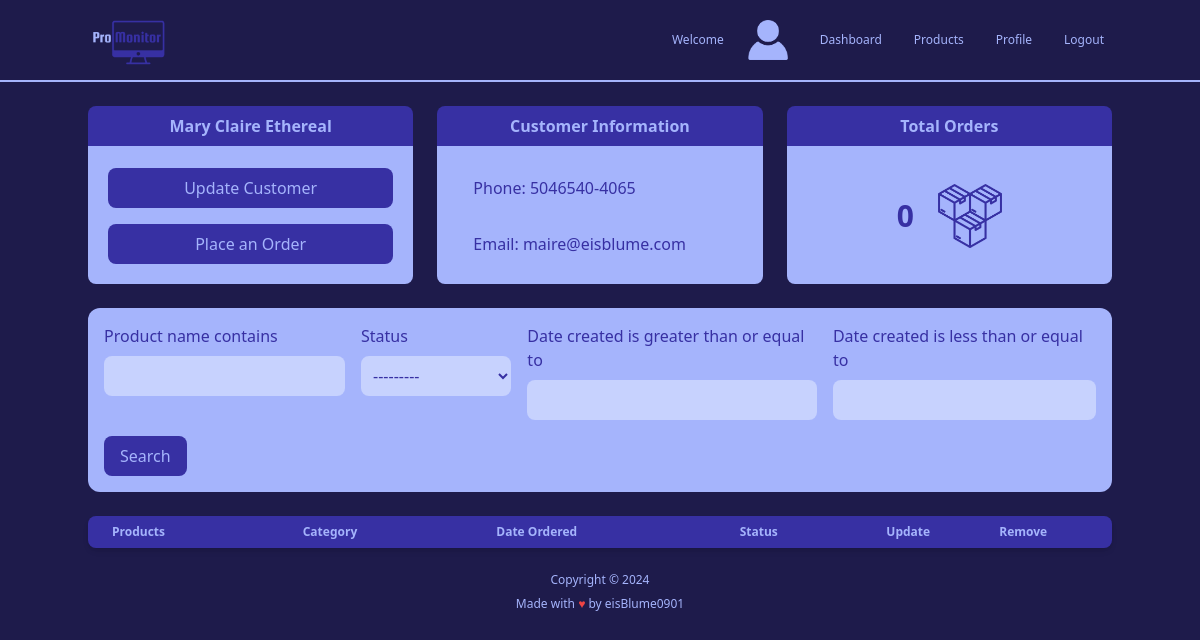
The page /customer/6/ (signed in) on the database as committed earlier.
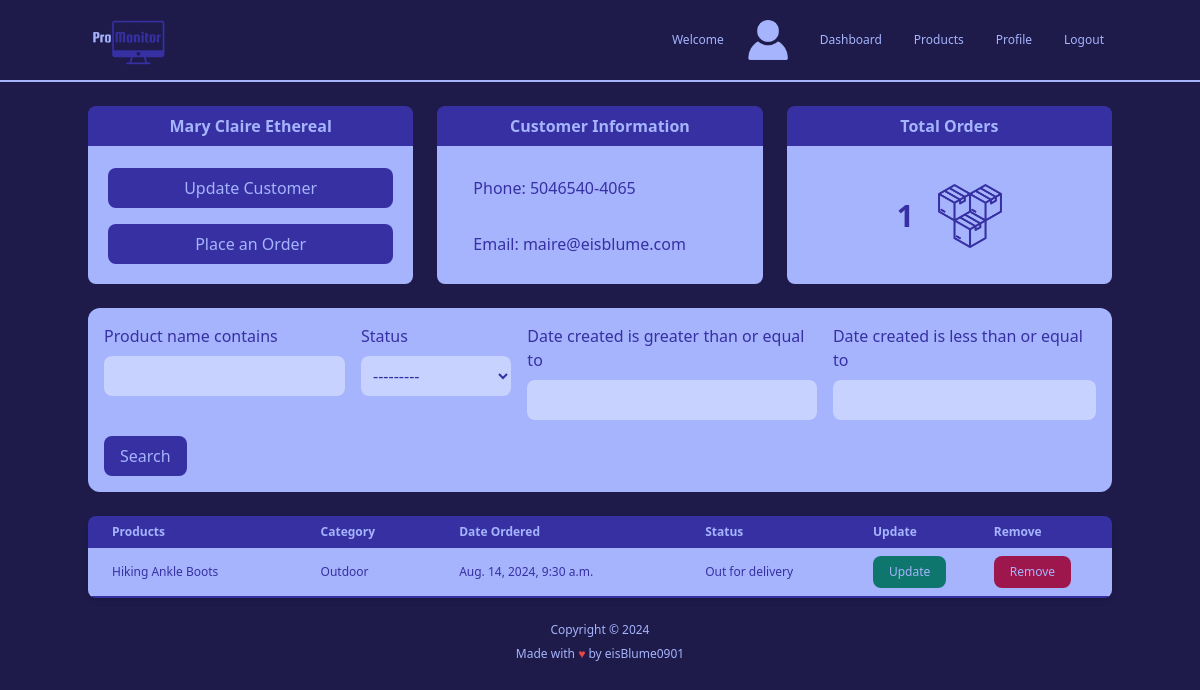
The same page on the database as committed later.
### accounts/models.py (models this page shows, shortened)
class Order(models.Model):
    STATUS = (
        ('Pending', 'Pending'),
        ('Out for delivery', 'Out for delivery'),
        ('Delivered', 'Delivered'),
    )
    customer = models.ForeignKey(Customer, null=True, on_delete=models.SET_NULL)
    product = models.ForeignKey(Product, null=True, on_delete=models.SET_NULL)
    date_created = models.DateTimeField(auto_now_add=True, null=True)
    status = models.CharField(max_length=200, null=True, choices=STATUS)

class Product(models.Model):
    CATEGORY = (
        ('Indoor', 'Indoor'),
        ('Outdoor', 'Outdoor'),
    )
    name = models.CharField(max_length=200, null=True)
    price = models.FloatField(null=True)
    category = models.CharField(max_length=200, null=True, choices=CATEGORY)
    description = models.TextField(null=True, blank=True)
    date_created = models.DateTimeField(auto_now_add=True, null=True)
    tags = models.ManyToManyField('Tag')
    def __str__(self) -> str:
        return self.name if self.name else "Unknown Product"

### accounts/views.py (the view)
# urls.py: path('customer/<str:pk>/', views.customer, name="customer"),
@permission_required('accounts.view_customer', login_url='login')
def customer(request, pk):
    customer = get_object_or_404(Customer, id=pk) # Much better than Customer.objects.get(id=pk) because it will return a 404 error if the customer does not exist
    orders = customer.order_set.all()
    ordersCount = orders.count()
    orderFilter = OrderFilter(request.GET, queryset=orders)
    orders = orderFilter.qs # From all possible existing orders to filtered order
    context = {
        'customer': customer,
        'orders': orders,
        'ordersCount': ordersCount,
        'orderFilter': orderFilter,
    }
    return render(request, 'accounts/customer.html', context)

### templates/accounts/customer.html (shortened to what this page needs)
{% extends 'main.html' %}
{% block content %}
{% include 'partials/_home_navbar.html' %}
{% include 'partials/_customer_cards.html' %}
{% include 'partials/_search_bar.html' %}
{% include 'partials/_product_table.html' %}
{% endblock %}

### templates/partials/_customer_cards.html
{% load static %}
<div class="grid sm:grid-cols-1 md:grid-cols-2 lg:grid-cols-3 max-w-screen-lg mx-auto justify-between gap-6 mt-6">
    <div class="flex flex-col">
        <h1 class="text-md text-center text-indigo-300 font-bold rounded-t-lg bg-indigo-800 border-indigo-800 border-b-2 border-b-indigo-300 py-2">{{ customer.name }}</h1>
        <div class="rounded-b-lg bg-indigo-300 p-5">
            <div class="flex flex-col space-y-4">
                <button class="font-medium bg-indigo-800 text-indigo-300 rounded-lg hover:bg-indigo-200 hover:text-indigo-800 w-full px-4 py-2"><a href="{% url 'update_customer' customer.id %}">Update Customer</a></button>
                <button class="font-medium bg-indigo-800 text-indigo-300 rounded-lg hover:bg-indigo-200 hover:text-indigo-800 w-full px-4 py-2"><a href="{% url 'create_order' customer.id %}">Place an Order</a></button>
            </div>
        </div>
    </div>
    <div class="flex flex-col">
        <h1 class="text-md text-center text-indigo-300 font-bold rounded-t-lg bg-indigo-800 border-indigo-800 border-b-2 border-b-indigo-300 py-2">Customer Information</h1>
        <div class="text-indigo-800 font-medium rounded-b-lg bg-indigo-300 p-5">
            <div class="flex flex-col space-y-4">
                <p class="font-medium px-4 py-2">Phone: {{ customer.phone }}</p>
                <p class="font-medium px-4 py-2">Email: {{ customer.email }}</p>
            </div>
        </div>
    </div>
    <div class="flex flex-col">
        <h1 class="text-md text-center text-indigo-300 font-bold rounded-t-lg bg-indigo-800 border-indigo-800 border-b-2 border-b-indigo-300 py-2">Total Orders</h1>
        <div class="rounded-b-lg bg-indigo-300 p-5">
            <div class="flex flex-row mx-auto space-x-6 items-center justify-center py-4">
                <p class="text-3xl text-center text-indigo-800 font-bold">{{ ordersCount }}</p>
                <img src="{% static 'images/total_orders_icon.png' %}" alt="Total Orders Icon" class="w-16">
            </div>
        </div>
    </div>
</div>

### templates/partials/_product_table.html (shortened to what this page needs)
<div class="max-w-screen-lg mx-auto my-6">
        <div class="relative overflow-x-auto shadow-md rounded-lg">
            <table class="w-full text-sm text-left text-indigo-300">
                <thead class="text-xs text-indigo-300 bg-indigo-800">
                    <tr>
                        <th class="px-6 py-2">
                            Products
                        </th>
                        <th class="px-6 py-2">
                            Category
                        </th>
                        <th class="px-6 py-2">
                            Date Ordered
                        </th>
                        <th class="px-6 py-2">
                            Status
                        </th>
                        <th class="p-2">
                            Update
                        </th>
                        <th class="p-2">
                            Remove
                        </th>
                    </tr>
                </thead>
                <tbody class="text-xs text-indigo-800 font-medium">
                    {% for order in orders %}
                    <tr class="bg-indigo-300 border-b-2 border-indigo-800 hover:bg-indigo-200">
                        <td class="px-6 py-2">{{ order.product }}</td>
                        <td class="px-6 py-2">{{ order.product.category }}</td>
                        <td class="px-6 py-2">{{ order.date_created }}</td>
                        <td class="px-6 py-2">{{ order.status}}</td>
                        <td class="p-2">
                            {% if perms.accounts.change_order %}
                            <a href="{% url 'update_order' order.id %}">
                                <button class="font-medium bg-teal-700 text-indigo-300 rounded-lg px-4 py-2 hover:bg-teal-300 hover:text-indigo-800">Update</button>
                            </a>
                            {% endif %}
                        </td>
                        <td class="p-2">
                            {% if perms.accounts.delete_order %}
                                <a href="{% url 'delete_order' order.id %}">
                                    <button class="font-medium bg-pink-800 text-indigo-300 rounded-lg px-4 py-2 hover:bg-pink-300 hover:text-indigo-800">Remove</button>
                                </a>
                            {% else %}
                                <button class="font-medium bg-pink-800 text-indigo-300 rounded-lg px-4 py-2 hover:bg-pink-300 hover:text-indigo-800" disabled>Remove</button>
                            {% endif %}
                        </td>
                    </tr>
                    {% endfor %}
                </tbody>
            </table>
        </div>
    </div>

Rows that differ between the two databases and show on the page:
added Order: product "Hiking Ankle Boots", product.category "Outdoor", date_created "Aug. 14, 2024, 9:30 a.m.", status "Out for delivery"
Other text that changed with them:
{{ ordersCount }}: "0" → "1"
